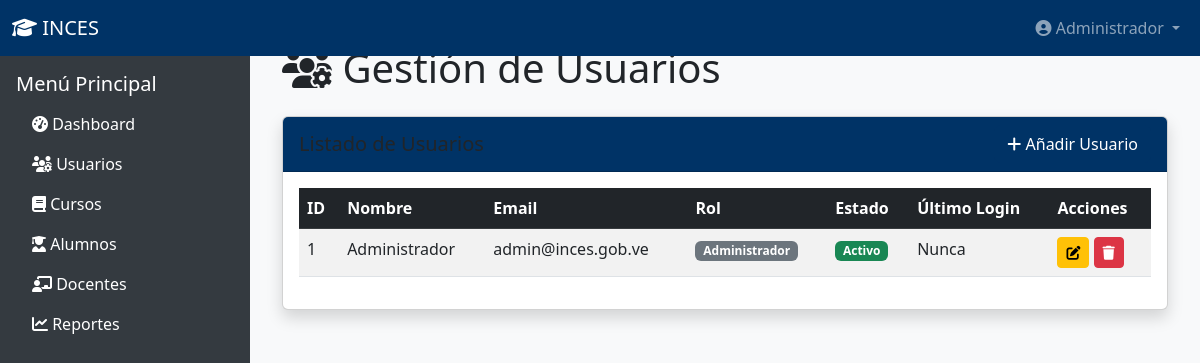
Screenshot of /secciones/vista_usuarios.php (signed in) with the database file from the repository.
### tables this page shows
CREATE TABLE `usuarios` (
  `id` int(11) NOT NULL AUTO_INCREMENT,
  `nombre` varchar(100) NOT NULL,
  `email` varchar(100) NOT NULL,
  `password` varchar(255) NOT NULL,
  `rol_id` int(11) NOT NULL,
  `activo` tinyint(1) NOT NULL DEFAULT 1,
  `ultimo_login` timestamp NULL DEFAULT NULL,
  `creado_en` timestamp NOT NULL DEFAULT current_timestamp(),
  PRIMARY KEY (`id`),
  UNIQUE KEY `email` (`email`),
  KEY `rol_id` (`rol_id`),
  CONSTRAINT `usuarios_ibfk_1` FOREIGN KEY (`rol_id`) REFERENCES `roles` (`id`)
);

CREATE TABLE `roles` (
  `id` int(11) NOT NULL AUTO_INCREMENT,
  `nombre_rol` varchar(50) NOT NULL,
  `permisos` text DEFAULT NULL,
  `activo` tinyint(1) NOT NULL DEFAULT 1,
  `creado_en` timestamp NOT NULL DEFAULT current_timestamp(),
  PRIMARY KEY (`id`),
  UNIQUE KEY `nombre_rol` (`nombre_rol`)
);

### secciones/vista_usuarios.php (the view, shortened to what this page needs)
<?php
$pdo = getDbConexion();
$stmt_usuarios = $pdo->query("SELECT u.*, r.nombre_rol FROM usuarios u JOIN roles r ON u.rol_id = r.id ORDER BY u.nombre");
$usuarios = $stmt_usuarios->fetchAll(PDO::FETCH_ASSOC);
include '../templates/cabecera.php';
?>
<div class="container">
    <h1 class="mt-4 mb-4"><i class="fas fa-users-cog"></i> Gestión de Usuarios</h1>
    <div class="card shadow">
        <div class="card-header d-flex justify-content-between align-items-center">
            <h5 class="mb-0">Listado de Usuarios</h5>
            <button class="btn btn-primary" data-bs-toggle="modal" data-bs-target="#usuarioModal" onclick="limpiarModal()">
                <i class="fas fa-plus"></i> Añadir Usuario
            </button>
        </div>
        <div class="card-body">
            <div class="table-responsive">
                <table class="table table-striped table-hover">
                    <thead class="table-dark">
                        <tr>
                            <th>ID</th>
                            <th>Nombre</th>
                            <th>Email</th>
                            <th>Rol</th>
                            <th>Estado</th>
                            <th>Último Login</th>
                            <th>Acciones</th>
                        </tr>
                    </thead>
                    <tbody>
                        <?php foreach ($usuarios as $usuario): ?>
                        <tr>
                            <td><?php echo htmlspecialchars($usuario['id']); ?></td>
                            <td><?php echo htmlspecialchars($usuario['nombre']); ?></td>
                            <td><?php echo htmlspecialchars($usuario['email']); ?></td>
                            <td><span class="badge bg-secondary"><?php echo htmlspecialchars($usuario['nombre_rol']); ?></span></td>
                            <td>
                                <?php if ($usuario['activo']): ?>
                                    <span class="badge bg-success">Activo</span>
                                <?php else: ?>
                                    <span class="badge bg-danger">Inactivo</span>
                                <?php endif; ?>
                            </td>
                            <td><?php echo $usuario['ultimo_login'] ? date('d/m/Y H:i', strtotime($usuario['ultimo_login'])) : 'Nunca'; ?></td>
                            <td>
                                <button class="btn btn-sm btn-warning" data-bs-toggle="modal" data-bs-target="#usuarioModal" onclick='editarUsuario(<?php echo json_encode($usuario); ?>)'>
                                    <i class="fas fa-edit"></i>
                                </button>
                                <button class="btn btn-sm btn-danger" onclick="confirmarEliminacion(<?php echo $usuario['id']; ?>)">
                                    <i class="fas fa-trash"></i>
                                </button>
                            </td>
                        </tr>
                        <?php endforeach; ?>
                    </tbody>
                </table>
            </div>
        </div>
    </div>
</div>
<?php include '../templates/pie.php'; ?>

### templates/cabecera.php (style rules this page uses)
:root { --inces-primary: #003366; --inces-secondary: #f0ad4e; }
body { background-color: #f8f9fa; }
.btn-primary { background-color: var(--inces-primary); border-color: var(--inces-primary); }
.card-header { background-color: var(--inces-primary); }

### rows the page displays
usuarios: id "1", nombre "Administrador", email "admin@inces.gob.ve", rol.nombre_rol "Administrador", activo "Activo", shows "Nunca"

### other values shown
$_SESSION['usuario_nombre'] "Administrador"
